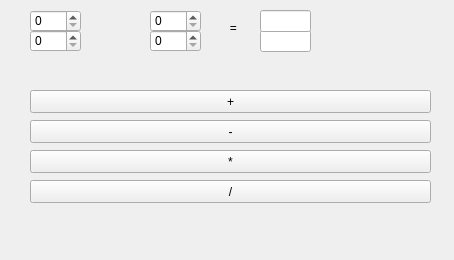
<?xml version="1.0" encoding="UTF-8"?>
<ui version="4.0">
 <class>Calculator</class>
 <widget class="QMainWindow" name="Calculator">
  <property name="geometry">
   <rect>
    <x>0</x>
    <y>0</y>
    <width>454</width>
    <height>260</height>
   </rect>
  </property>
  <property name="windowTitle">
   <string>Calculator</string>
  </property>
  <widget class="QWidget" name="centralWidget">
   <widget class="QLineEdit" name="resultDenom">
    <property name="geometry">
     <rect>
      <x>260</x>
      <y>30</y>
      <width>51</width>
      <height>22</height>
     </rect>
    </property>
   </widget>
   <widget class="QLineEdit" name="resultNum">
    <property name="geometry">
     <rect>
      <x>260</x>
      <y>10</y>
      <width>51</width>
      <height>22</height>
     </rect>
    </property>
   </widget>
   <widget class="QLabel" name="label">
    <property name="geometry">
     <rect>
      <x>96</x>
      <y>23</y>
      <width>47</width>
      <height>13</height>
     </rect>
    </property>
    <property name="text">
     <string/>
    </property>
   </widget>
   <widget class="QPushButton" name="plusButton">
    <property name="geometry">
     <rect>
      <x>30</x>
      <y>90</y>
      <width>401</width>
      <height>23</height>
     </rect>
    </property>
    <property name="text">
     <string>+</string>
    </property>
   </widget>
   <widget class="QPushButton" name="minusButton">
    <property name="geometry">
     <rect>
      <x>30</x>
      <y>120</y>
      <width>401</width>
      <height>23</height>
     </rect>
    </property>
    <property name="text">
     <string>-</string>
    </property>
   </widget>
   <widget class="QPushButton" name="umnButton">
    <property name="geometry">
     <rect>
      <x>30</x>
      <y>150</y>
      <width>401</width>
      <height>23</height>
     </rect>
    </property>
    <property name="text">
     <string>*</string>
    </property>
   </widget>
   <widget class="QPushButton" name="delButton">
    <property name="geometry">
     <rect>
      <x>30</x>
      <y>180</y>
      <width>401</width>
      <height>23</height>
     </rect>
    </property>
    <property name="text">
     <string>/</string>
    </property>
   </widget>
   <widget class="QLabel" name="label_2">
    <property name="geometry">
     <rect>
      <x>210</x>
      <y>20</y>
      <width>47</width>
      <height>16</height>
     </rect>
    </property>
    <property name="text">
     <string>      =</string>
    </property>
   </widget>
   <widget class="QSpinBox" name="firstNum">
    <property name="geometry">
     <rect>
      <x>30</x>
      <y>10</y>
      <width>51</width>
      <height>22</height>
     </rect>
    </property>
   </widget>
   <widget class="QSpinBox" name="firstDenom">
    <property name="geometry">
     <rect>
      <x>30</x>
      <y>30</y>
      <width>51</width>
      <height>22</height>
     </rect>
    </property>
   </widget>
   <widget class="QSpinBox" name="secondNum">
    <property name="geometry">
     <rect>
      <x>150</x>
      <y>10</y>
      <width>51</width>
      <height>22</height>
     </rect>
    </property>
   </widget>
   <widget class="QSpinBox" name="secondDenom">
    <property name="geometry">
     <rect>
      <x>150</x>
      <y>30</y>
      <width>51</width>
      <height>22</height>
     </rect>
    </property>
   </widget>
  </widget>
 </widget>
 <layoutdefault spacing="6" margin="11"/>
 <resources/>
 <connections/>
</ui>
